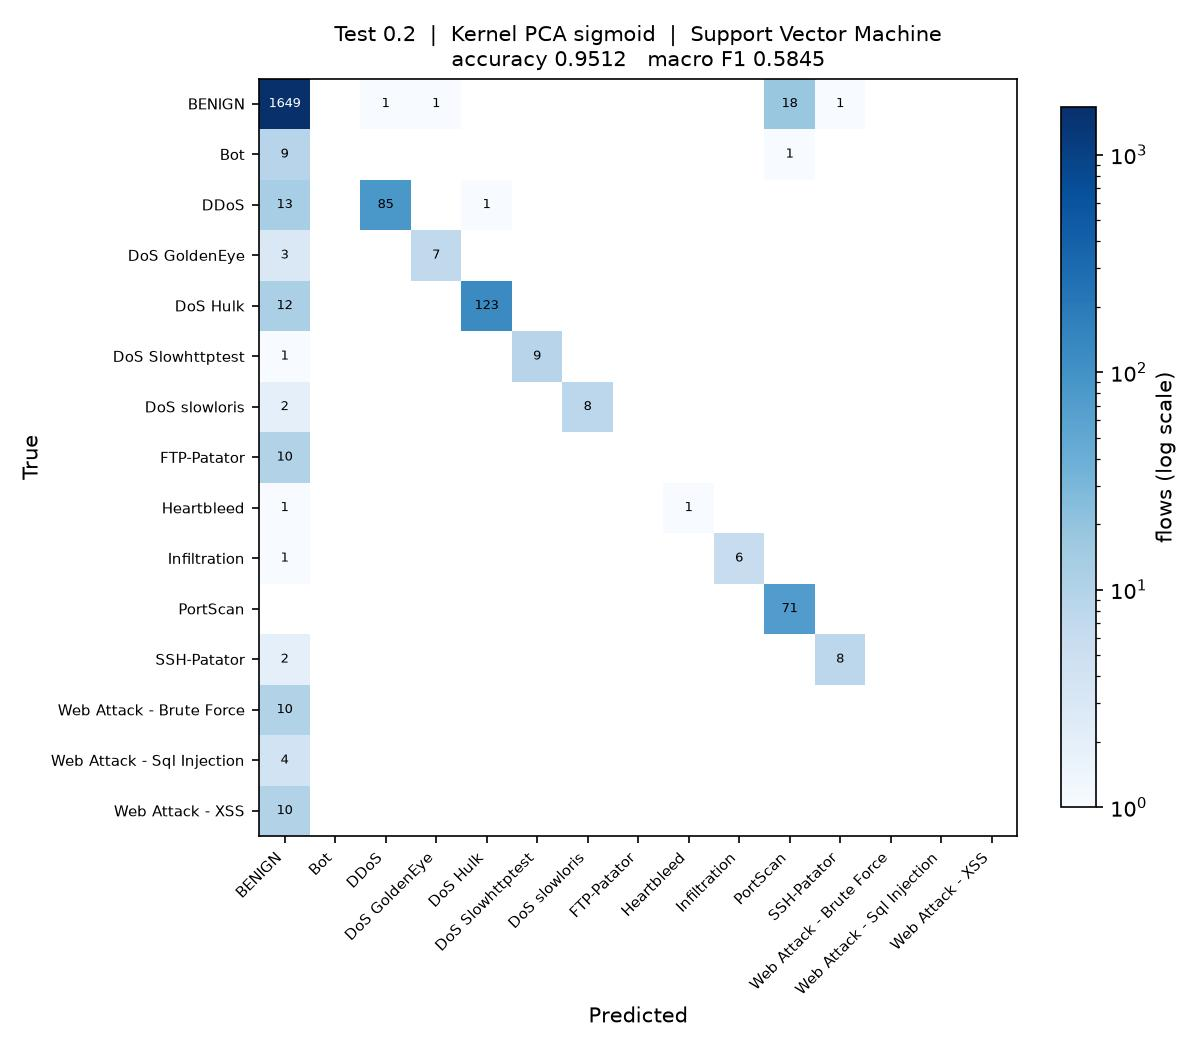

The Python source for this figure:
"""
Test_0.2_DR_SIG_SVM

Test size 0.2  |  Kernel PCA (sigmoid)  |  Support Vector Machine  (reference sheet #15)

Run on its own:

    python Test_0.2_DR_SIG_SVM.py

Writes Test_0.2_DR_SIG_SVM.jpg (confusion matrix) and appends one row to
results/75_runs.csv.
"""

import os
import sys
import time
import warnings
from pathlib import Path

import matplotlib
matplotlib.use("Agg")
import matplotlib.pyplot as plt
import numpy as np
import pandas as pd
from sklearn.decomposition import KernelPCA
from sklearn.impute import SimpleImputer
from sklearn.metrics import (accuracy_score, confusion_matrix, f1_score,
                             precision_score, recall_score)
from sklearn.model_selection import train_test_split
from sklearn.preprocessing import LabelEncoder, StandardScaler
from sklearn.svm import SVC

sys.path.insert(0, str(Path(__file__).resolve().parent.parent))
from common import load_sample                      # noqa: E402

warnings.filterwarnings("ignore")

# ----- this run -------------------------------------------------------------
TEST_SIZE = 0.2
KERNEL = "sigmoid"
CLASSIFIER = "SVM"
N_COMPONENTS = 15
# ----------------------------------------------------------------------------

SEED = 0
N_JOBS = max(1, (os.cpu_count() or 2) // 2)
STEM = "Test_0.2_DR_SIG_SVM"
HERE = Path(__file__).resolve().parent
RESULTS = HERE.parent / "results"


def main():
    t0 = time.time()
    df = load_sample(10000, 50, SEED)
    y = LabelEncoder().fit_transform(df["Label"])
    X = df.drop(columns=["Label", "Day"])
    classes = sorted(df["Label"].unique())
    print(f"{len(df):,} flows, {X.shape[1]} features, {len(classes)} classes")

    X_train, X_test, y_train, y_test = train_test_split(
        X, y, test_size=TEST_SIZE, random_state=SEED, stratify=y)

    # mean imputation and scaling, fitted on the training split only
    imputer = SimpleImputer(strategy="mean").fit(X_train)
    scaler = StandardScaler().fit(imputer.transform(X_train))
    X_train = scaler.transform(imputer.transform(X_train))
    X_test = scaler.transform(imputer.transform(X_test))

    # dimensionality reduction: Kernel PCA, fitted on the training split only.
    # arpack keeps the largest positive eigenvalues; the randomized solver ranks
    # them by magnitude and fails on the sigmoid kernel, which is not PSD.
    kpca = KernelPCA(n_components=N_COMPONENTS, kernel=KERNEL,
                     eigen_solver="arpack", random_state=SEED, n_jobs=N_JOBS)
    X_train = kpca.fit_transform(X_train)
    X_test = kpca.transform(X_test)
    print(f"Kernel PCA ({KERNEL}): {X_train.shape[1]} components")

    classifier = SVC(kernel="rbf", probability=True, random_state=SEED)
    classifier.fit(X_train, y_train)
    y_pred = classifier.predict(X_test)

    acc = accuracy_score(y_test, y_pred)
    pre = precision_score(y_test, y_pred, average="macro", zero_division=0)
    rec = recall_score(y_test, y_pred, average="macro", zero_division=0)
    f1 = f1_score(y_test, y_pred, average="macro", zero_division=0)
    pre_w = precision_score(y_test, y_pred, average="weighted", zero_division=0)
    rec_w = recall_score(y_test, y_pred, average="weighted", zero_division=0)
    f1_w = f1_score(y_test, y_pred, average="weighted", zero_division=0)

    print(f"Accuracy  : {acc:.4f}")
    print(f"Precision : {pre:.4f}")
    print(f"Recall    : {rec:.4f}")
    print(f"F1 Score  : {f1:.4f}")

    # confusion matrix image, named to match this script
    cm = confusion_matrix(y_test, y_pred, labels=range(len(classes)))
    fig, ax = plt.subplots(figsize=(8, 7))
    im = ax.imshow(cm, cmap="Blues", norm=matplotlib.colors.LogNorm(vmin=1))
    ax.set_xticks(range(len(classes)), classes, rotation=45, ha="right", fontsize=7)
    ax.set_yticks(range(len(classes)), classes, fontsize=7)
    ax.set_xlabel("Predicted")
    ax.set_ylabel("True")
    ax.set_title(f"Test {TEST_SIZE}  |  Kernel PCA {KERNEL}  |  Support Vector Machine\n"
                 f"accuracy {acc:.4f}   macro F1 {f1:.4f}", fontsize=10)
    for i in range(len(classes)):
        for j in range(len(classes)):
            if cm[i, j]:
                ax.text(j, i, cm[i, j], ha="center", va="center", fontsize=6,
                        color="white" if cm[i, j] > cm.max() / 3 else "black")
    fig.colorbar(im, ax=ax, fraction=0.04, label="flows (log scale)")
    fig.tight_layout()
    fig.savefig(HERE / f"{STEM}.jpg", dpi=150)
    plt.close(fig)

    # one row appended to the shared results table
    RESULTS.mkdir(exist_ok=True)
    row = {"Test": TEST_SIZE, "DR": "SIG", "Clas": CLASSIFIER,
           "Acc": round(acc, 4), "Pre": round(pre, 4), "Rec": round(rec, 4),
           "F1": round(f1, 4),
           "Pre_weighted": round(pre_w, 4), "Rec_weighted": round(rec_w, 4),
           "F1_weighted": round(f1_w, 4),
           "n_components": N_COMPONENTS, "seconds": round(time.time() - t0, 1),
           "script": STEM}
    out = RESULTS / "75_runs.csv"
    old = pd.read_csv(out).to_dict("records") if out.exists() else []
    old = [r for r in old if r.get("script") != STEM]
    pd.DataFrame(old + [row]).to_csv(out, index=False)
    print(f"saved {STEM}.jpg and appended to results/75_runs.csv "
          f"({time.time() - t0:.0f}s)")


if __name__ == "__main__":
    main()
